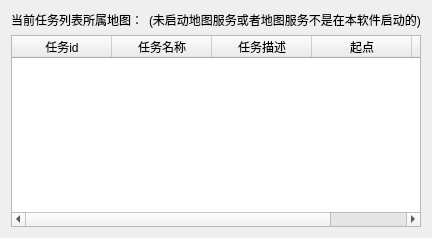
      <widget class="QWidget" name="TaskManager">
       <layout class="QVBoxLayout" name="verticalLayout_8">
        <item>
         <layout class="QHBoxLayout" name="horizontalLayout_5" stretch="0,1">
          <item>
           <widget class="QLabel" name="label_12">
            <property name="text">
             <string>当前任务列表所属地图：</string>
            </property>
           </widget>
          </item>
          <item>
           <widget class="QLabel" name="label_currOpenedMap">
            <property name="text">
             <string>(未启动地图服务或者地图服务不是在本软件启动的)</string>
            </property>
           </widget>
          </item>
         </layout>
        </item>
        <item>
         <widget class="QTableWidget" name="tableWidget_taskManager">
          <property name="editTriggers">
           <set>QAbstractItemView::NoEditTriggers</set>
          </property>
          <column>
           <property name="text">
            <string>任务id</string>
           </property>
          </column>
          <column>
           <property name="text">
            <string>任务名称</string>
           </property>
          </column>
          <column>
           <property name="text">
            <string>任务描述</string>
           </property>
          </column>
          <column>
           <property name="text">
            <string>起点</string>
           </property>
          </column>
          <column>
           <property name="text">
            <string>终点</string>
           </property>
          </column>
         </widget>
        </item>
       </layout>
      </widget>
